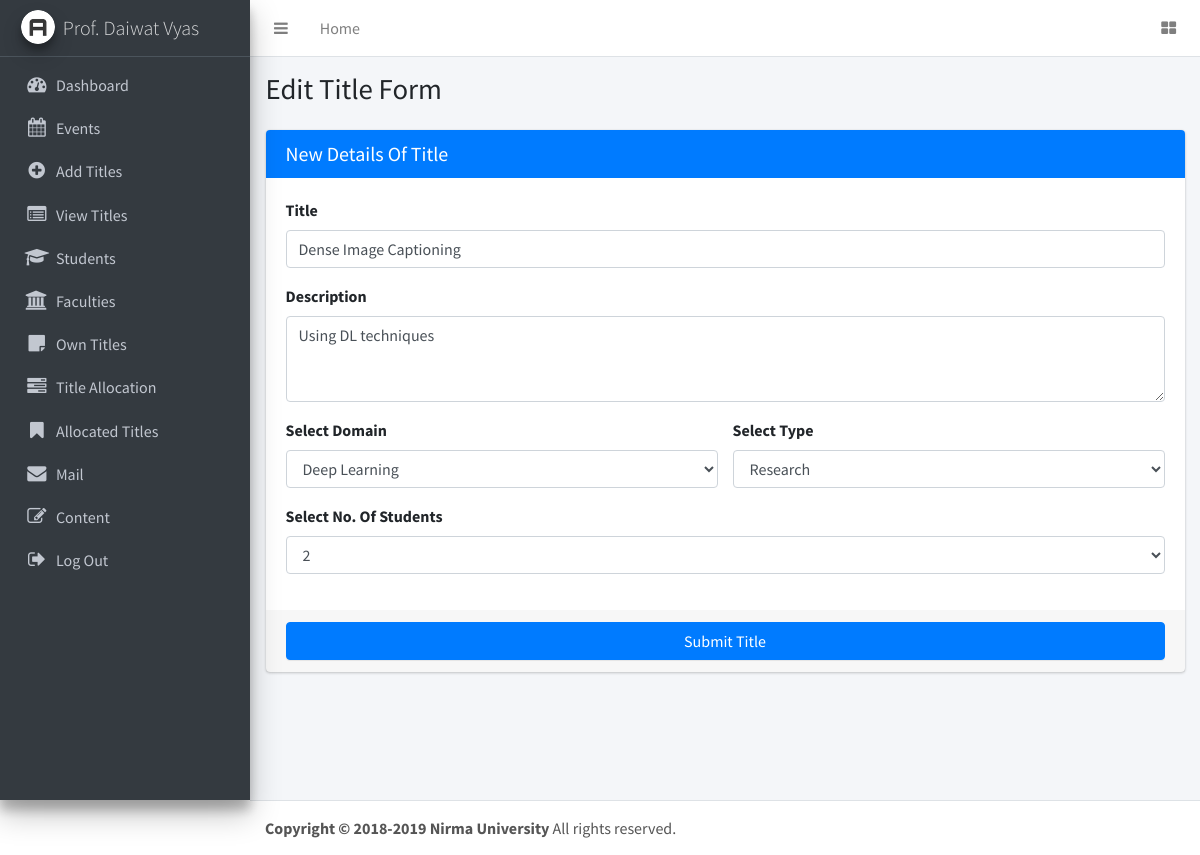
Screenshot of /coordinator/editTitles.php?id=1 (signed in) with the database file from the repository.
### tables this page shows
CREATE TABLE `project_titles` (
  `id` int(11) NOT NULL AUTO_INCREMENT,
  `title` varchar(100) NOT NULL,
  `description` varchar(1000) NOT NULL,
  `domain` varchar(100) NOT NULL DEFAULT 'Other',
  `type` varchar(64) DEFAULT 'Application',
  `students` int(11) NOT NULL,
  `faculty` varchar(100) NOT NULL,
  `flag` int(11) NOT NULL DEFAULT 0,
  PRIMARY KEY (`id`)
);

### coordinator/editTitles.php (the view, shortened to what this page needs)
<?php
    include 'connection.php';
    $id = $_GET['id'];
?>
<!DOCTYPE html>
<html>
<head>
    <link rel="stylesheet" href="https://maxcdn.bootstrapcdn.com/font-awesome/4.4.0/css/font-awesome.min.css">
    <link rel="stylesheet" href="https://code.ionicframework.com/ionicons/2.0.1/css/ionicons.min.css">
    <link rel="stylesheet" href="../dist/css/adminlte.min.css">
</head>
<body class="hold-transition sidebar-mini">
    <div class="wrapper">
        <nav class="main-header navbar navbar-expand bg-white navbar-light border-bottom">
            <ul class="navbar-nav">
                <li class="nav-item">
                    <a class="nav-link" data-widget="pushmenu" href="#"><i class="fa fa-bars"></i></a>
                </li>
                <li class="nav-item d-none d-sm-inline-block">
                    <a href="inedx.php" class="nav-link">Home</a>
                </li>
            </ul>
            <ul class="navbar-nav ml-auto">
                <li class="nav-item">
                    <a class="nav-link" data-widget="control-sidebar" data-slide="true" href="#">
                        <i class="fa fa-th-large"></i>
                    </a>
                </li>
            </ul>
        </nav>
        <?php include 'menu.php';
        ?>
        <div class="content-wrapper">
            <section class="content-header">
                <div class="container-fluid">
                    <div class="row mb-2">
                        <div class="col-sm-6">
                            <h1>Edit Title Form</h1>
                        </div>
                    </div>
                </div>
            </section>
            <section class="content">
                <div class="container-fluid">
                    <div class="row">
                        <div class="col-md-12">
                            <div class="card card-primary">
                                <div class="card-header">
                                    <h3 class="card-title">New Details Of Title</h3>
                                </div>
                                <form role="form" action="" method="post">
                                    <?php
                                        $sql = "SELECT * FROM project_titles WHERE id='$id'";
                                        $result = mysqli_query($con, $sql);
                                        if (mysqli_num_rows($result) > 0) {
                                            $row = mysqli_fetch_assoc($result);
                                            $title = $row['title'];
                                            $description = $row['description'];
                                        }
                                     ?>
                                    <div class="card-body">
                                        <div class="form-group">
                                            <label for="projectTitle">Title</label>
                                            <input type="text" class="form-control" id="" placeholder="Project / Seminar Title" name="title" value="<?php echo $title; ?>" required>
                                        </div>
                                        <div class="form-group">
                                            <label for="description">Description</label>
                                            <textarea class="form-control" rows="3" placeholder="Brief about Project / Seminar Title" name="description"  required><?php echo $description; ?></textarea>
                                        </div>
                                        <div class="row">
                                            <div class="col-6">
                                                <div class="form-group">
                                                    <label>Select Domain</label>
                                                    <select class="form-control" id="domain" name="domain" required >
                                                        <?php
                                                        $sql="SELECT name FROM content WHERE function='Domain'";
                                                        $result_set3=mysqli_query($con,$sql);
                                                        while($row3 = mysqli_fetch_array($result_set3)){
                                                        ?>
                                                        <option value="<?php echo $row3['name']; ?>"><?php echo $row3['name']; ?></option>
                                                        <?php
                                                        }
                                                        ?>
                                                    </select>
                                                </div>
                                            </div>
                                            <div class="col-6">
                                                <div class="form-group">
                                                    <label>Select Type</label>
                                                    <select class="form-control" name="type" id="type" required>
                                                        <option value="Research">Research</option>
                                                    </select>
                                                </div>
                                            </div>
                                        </div>
                                        <div class="form-group">
                                            <label>Select No. Of Students</label>
                                            <select class="form-control" name="studentsCount" required>
                                                <option value="2">2</option>
                                            </select>
                                        </div>
                                    </div>
                                    <div class="card-footer">
                                        <button type="submit" class="btn btn-primary btn-block" name="submit">Submit Title</button>
                                    </div>
                                </form>
                            </div>
                        </div>
                    </div>
                </div>
            </section>
        </div>
        <footer class="main-footer">
            <strong>Copyright &copy; 2018-2019 Nirma University</strong> All rights
            reserved.
        </footer>
    </div>
</body>
</html>

### rows the page displays
project_titles: title "Dense Image Captioning", description "Using DL techniques"

### other values shown
$_SESSION['coordinatorusername'] "Prof. Daiwat Vyas"
form field domain "Deep Learning"
